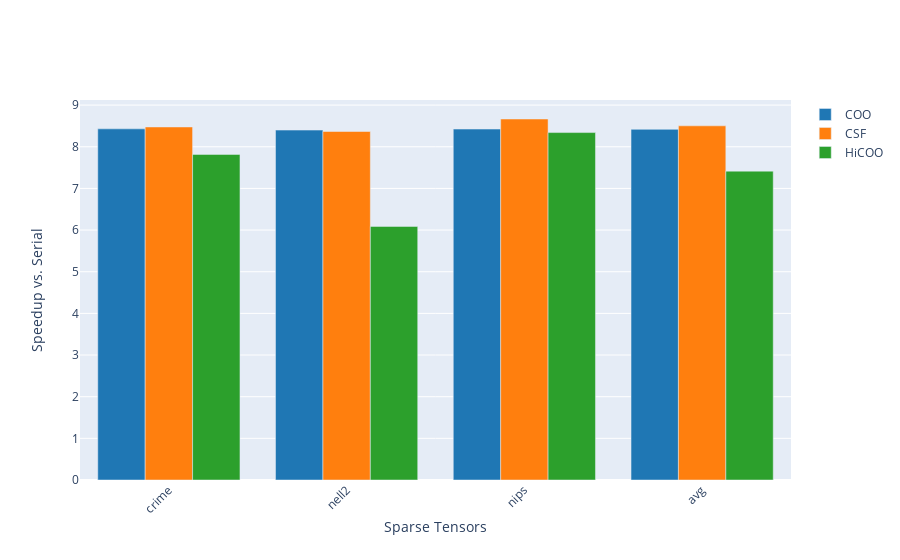

Source (notebook cell):
### Code cell
import pandas as pd
import plotly.offline as py
import plotly.graph_objs as go

%matplotlib inline

py.init_notebook_mode(connected=True)

df = pd.read_csv('/home/edavis/Work/VarDevEddie/scripts/data/poster_data.csv')

formats = df['Format'].unique()
nproc = 16
sub = df.loc[df['nThreads'] == nproc]
colors = ['rgb(31, 119, 180)', 'rgb(255, 127, 14)',
        'rgb(44, 160, 44)', 'rgb(214, 39, 40)',
        'rgb(148, 103, 189)', 'rgb(140, 86, 75)',
        'rgb(227, 119, 194)', 'rgb(127, 127, 127)',
        'rgb(188, 189, 34)', 'rgb(23, 190, 207)']

font = {'name': 'Arial', 'color': 'black', 'size': 24}
xcol = 'Tensor'
ycol = 'Speedup'
xtitle = 'Sparse Tensors'
ytitle = 'Speedup vs. Serial'

data = []
for j in range(len(formats)):
    fmt = formats[j]
    ser = sub.loc[sub['Format'] == fmt]

    # Create a trace
    trace = go.Bar(
        x=ser[xcol],
        y=ser[ycol],
        name=fmt,
        marker=dict(
            color=colors[j]
        ),
    )

    data.append(trace)

layout = go.Layout(
    xaxis=dict(tickangle=-45,
               title=xtitle),
    yaxis=dict(#range=[0,250],
               title=ytitle),
    titlefont=dict(family=font['name'],
                   size=font['size'])
)

fig = go.Figure(data=data, layout=layout)
py.iplot(fig, filename='mttkrp_execs')

### Figure 1 — Plotly figure (JSON) as saved in the notebook; plotly's stock layout.template omitted (floating-point values rounded to 4 significant figures)
{"data": [{"marker": {"color": "rgb(31, 119, 180)"}, "name": "COO", "type": "bar", "x": ["crime", "nell2", "nips", "avg"], "y": [8.43, 8.4, 8.425, 8.418]}, {"marker": {"color": "rgb(255, 127, 14)"}, "name": "CSF", "type": "bar", "x": ["crime", "nell2", "nips", "avg"], "y": [8.475, 8.366, 8.666, 8.502]}, {"marker": {"color": "rgb(44, 160, 44)"}, "name": "HiCOO", "type": "bar", "x": ["crime", "nell2", "nips", "avg"], "y": [7.816, 6.087, 8.341, 7.415]}], "layout": {"title": {"font": {"family": "Arial", "size": 24}}, "xaxis": {"tickangle": -45, "title": {"text": "Sparse Tensors"}}, "yaxis": {"title": {"text": "Speedup vs. Serial"}}}}
